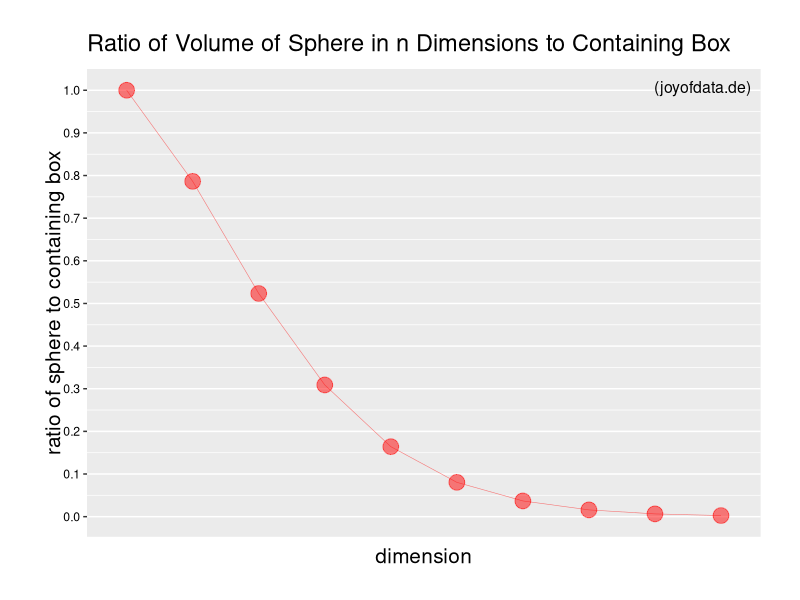

Here is the R script that generated this plot:
library(ggplot2)
library(grid)

vol_of_sphere <- function(dim, N) {
  m <- matrix(runif(dim*N,-1,1), ncol=dim)
  sum(sqrt(rowSums(m^2)) <= 1) / N
}

df <- data.frame(
  dim <- 1:10,
  v <- sapply(1:10, function(dim) vol_of_sphere(dim,1000000))
)

ggplot(df,aes(dim,v)) + 
  geom_point(colour=I("red"), size=I(5), alpha=I(0.5)) + 
  geom_line(colour=I("red"), size=I(.2), alpha=I(0.5)) +
  scale_x_discrete() + 
  labs(title="Ratio of Volume of Sphere in n Dimensions to Containing Box", 
       x="dimension", 
       y="ratio of sphere to containing box") + 
  scale_y_continuous(breaks=0:10/10) + 
  theme(axis.text.x = element_text(colour="black"), 
        axis.text.y = element_text(colour="black"), 
        axis.title.x = element_text(vjust=-0.5, size=15), 
        axis.title.y = element_text(vjust=-0.2, size=15), 
        plot.margin = unit(c(1,1,1,1), "cm"), 
        plot.title = element_text(vjust=2, size=17)) + 
  annotate("text", x=Inf, y=Inf, label="(joyofdata.de)", vjust=2, hjust=1.1, size=4) 